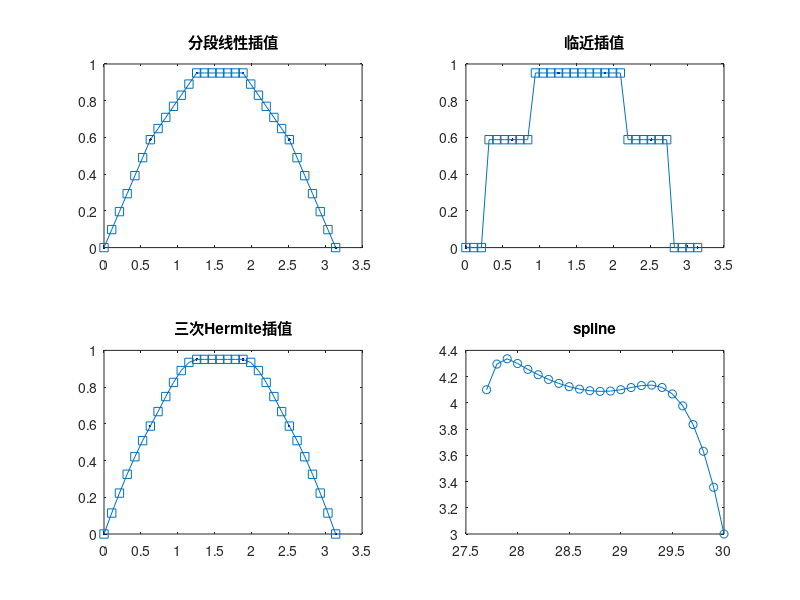

Here is the MATLAB script that generated this plot: (Note: this script raises an error after producing the figure.)
%% interp1示例

clc;clear;close all
xi=0:pi/5:pi; 
yi=sin(xi);
xh=0:pi/30:pi;
yh=interp1(xi,yi,xh);

subplot(2,2,1)
plot(xi,yi,'.b', xh,yh,'s-');
title('分段线性插值')

subplot(2,2,2)
yh=interp1(xi,yi,xh,"nearest");
plot(xi,yi,'.b', xh,yh,'s-');
title('临近插值')

subplot(2,2,3)
yh=interp1(xi,yi,xh,'pchip');
plot(xi,yi,'.b', xh,yh,'s-');
title('三次Hermite插值')
subplot(2,2,4)
yh=interp1(xi,yi,xh,'spline');
plot(xi,yi,'.b', xh,yh,'s-');
title('三次样条插值')
%% spline示例
clc;clear;close all

xi=[27.7, 28, 29, 30]; %插值节点
yi=[4.1, 4.3, 4.1, 3.0]; %节点处的函数值
df0=3.0; dfn=-4.0; %边界条件
pp=spline(xi,[df0, yi, dfn]);
xh=27.7:0.1:30; % 需要插值的点
yh=ppval(pp,xh); % 通过插值求得的近似值
plot(xh,yh,'o-');
title('spline')
%% csape示例
clc;clear;close all
xi=[27.7, 28, 29, 30]; % 插值节点
yi=[4.1, 4.3, 4.1, 3.0]; % 节点处的函数值
df0=3.0; dfn=-4.0; % 边界条件
pp=csape(xi,[df0, yi, dfn]);
xh=27.7:0.1:30; % 需要插值的点
yh=fnval(pp,xh); % 通过插值求得的近似值
plot(xh,yh,'o-');
title('csape')
%% griddata示例
clc;clear;close all
% 对随机点采样
rng default
xy = -2.5 + 5*rand([200 2]);
x = xy(:,1);
y = xy(:,2);
v = x.*exp(-x.^2-y.^2);
% 定义插值网格
[xq,yq] = meshgrid(-2:.2:2, -2:.2:2);
vq = griddata(x,y,v,xq,yq);
% 绘制网格和点
mesh(xq,yq,vq)
hold on
plot3(x,y,v,"o")
xlim([-2.7 2.7])
ylim([-2.7 2.7])
